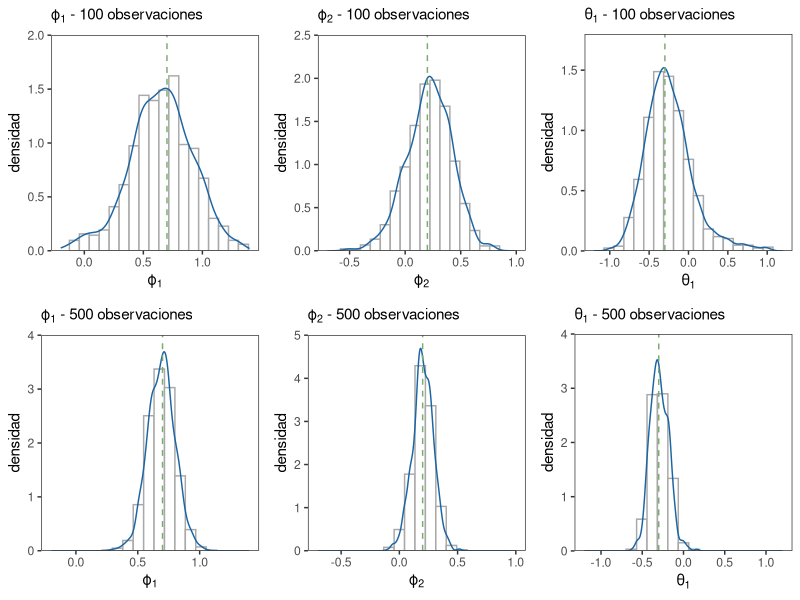

Reproduce this figure in R.

library(ggplot2)
library(tidyverse)
library(gridExtra)


# Leo los datos c=guardados en csv
param_arima211 <- read.csv("data/dist_param_arima211.csv", header = TRUE)
dim(param_arima211)

# Histograma de distribucion de phis1 en ARIMA(2,1,1) con t_final 100
g1 <- ggplot(param_arima211, aes(x = phis1_100)) + 
  geom_histogram(colour = "darkgray", fill = "white", bins = 20, aes(y = ..density..))+
  geom_density(lwd = 0.5,linetype = 1, colour = "#1C65A3")+
  labs(subtitle = expression(paste("\u03d5"[1]," - ","100 observaciones")),  y= "densidad",
       x= expression("\u03d5"[1]))+
  scale_y_continuous(expand = c(0, 0), limits = c(0,2))+
  geom_vline(xintercept = 0.7, linetype="dashed", color="#78AE6D")+
  xlim(c(-0.2,1.4)) + theme_bw()+
  theme(panel.grid.major = element_blank(),
        panel.grid.minor = element_blank())


# Histograma de distribucion de phis1 en ARIMA(2,1,1) con t_final 500
g2 <- ggplot(param_arima211, aes(x = phis1_500)) + 
  geom_histogram(colour = "darkgray", fill = "white", bins = 20, aes(y = ..density..))+
  geom_density(lwd = 0.5,linetype = 1, colour = "#1C65A3")+
  labs(subtitle = expression(paste("\u03d5"[1]," - ","500 observaciones")),  y= "densidad",
       x= expression("\u03d5"[1]))+
  scale_y_continuous(expand = c(0, 0), limits = c(0,4))+
  geom_vline(xintercept = 0.7, linetype="dashed", color="#78AE6D")+
  xlim(c(-0.2,1.4)) + theme_bw()+
  theme(panel.grid.major = element_blank(),
        panel.grid.minor = element_blank())

# Histograma de distribucion de phis2 en ARIMA(2,1,1) con t_final 100
g3 <- ggplot(param_arima211, aes(x = phis2_100)) + 
  geom_histogram(colour = "darkgray", fill = "white", bins = 20, aes(y = ..density..))+
  geom_density(lwd = 0.5,linetype = 1, colour = "#1C65A3")+
  labs(subtitle = expression(paste("\u03d5"[2]," - ","100 observaciones")),  y= "densidad",
       x= expression("\u03d5"[2]))+
  scale_y_continuous(expand = c(0, 0), limits = c(0,2.5))+
  geom_vline(xintercept = 0.2, linetype="dashed", color="#78AE6D")+
  xlim(c(-0.7,1)) + theme_bw()+
  theme(panel.grid.major = element_blank(),
        panel.grid.minor = element_blank())

# Histograma de distribucion de phis2 en ARIMA(2,1,1) con t_final 500
g4 <- ggplot(param_arima211, aes(x = phis2_500)) + 
  geom_histogram(colour = "darkgray", fill = "white", bins = 20, aes(y = ..density..))+
  geom_density(lwd = 0.5,linetype = 1, colour = "#1C65A3")+
  labs(subtitle = expression(paste("\u03d5"[2]," - ","500 observaciones")),  y= "densidad",
       x= expression("\u03d5"[2]))+
  scale_y_continuous(expand = c(0, 0), limits = c(0,5))+
  geom_vline(xintercept = 0.2, linetype="dashed", color="#78AE6D")+
  xlim(c(-0.7,1)) + theme_bw()+
  theme(panel.grid.major = element_blank(),
        panel.grid.minor = element_blank())


# Histograma de distribucion de titas1 en ARIMA(2,1,1) con t_final 100
g5 <- ggplot(param_arima211, aes(x = titas1_100)) + 
  geom_histogram(colour = "darkgray", fill = "white", bins = 20, aes(y = ..density..))+
  geom_density(lwd = 0.5,linetype = 1, colour = "#1C65A3")+
  labs(subtitle = expression(paste("\u03B8"[1]," - ","100 observaciones")),  y= "densidad",
       x= expression("\u03B8"[1]))+
  scale_y_continuous(expand = c(0, 0), limits = c(0,1.8))+
  geom_vline(xintercept = -0.3, linetype="dashed", color="#78AE6D")+
  xlim(c(-1.2,1.2)) + theme_bw()+
  theme(panel.grid.major = element_blank(),
        panel.grid.minor = element_blank())

# Histograma de distribucion de titas1 en ARIMA(2,1,1) con t_final 500
g6 <- ggplot(param_arima211, aes(x = titas1_500)) + 
  geom_histogram(colour = "darkgray", fill = "white", bins = 20, aes(y = ..density..))+
  geom_density(lwd = 0.5,linetype = 1, colour = "#1C65A3")+
  labs(subtitle = expression(paste("\u03B8"[1]," - ","500 observaciones")),  y= "densidad",
       x= expression("\u03B8"[1]))+
  scale_y_continuous(expand = c(0, 0), limits = c(0,4))+
  geom_vline(xintercept = -0.3, linetype="dashed", color="#78AE6D")+
  xlim(c(-1.2,1.2)) + theme_bw()+
  theme(panel.grid.major = element_blank(),
        panel.grid.minor = element_blank())



dist_param_arima21 <-grid.arrange(g1,g3,g5,g2,g4,g6, nrow=2)
